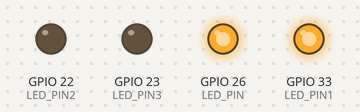
Simulated run of this sketch. Board: ESP32. Parts: output pins drawn as LEDs (lit = HIGH).

Above: at 0.5 s.
At 1.5 s:
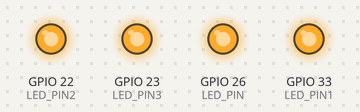
At 2.5 s:
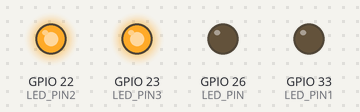
At 3.5 s:
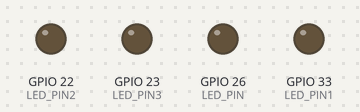
Timing chart, 0 to 5.2 s (numbered marks = the images above):
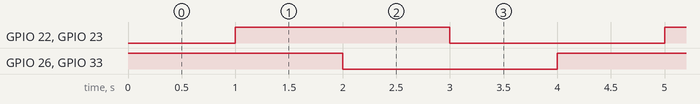

The sketch:

led_blink.ino
```cpp
// #define LED_PIN 26
// #define LED_PIN1 33
// void setup() {
//   pinMode(LED_PIN, OUTPUT);
//   pinMode(LED_PIN1, OUTPUT);
// }

// void loop() {
//   digitalWrite(LED_PIN, HIGH);
//   delay(1000);

//   digitalWrite(LED_PIN, LOW);
//   delay(1000);

//   digitalWrite(LED_PIN1, HIGH);
//   delay(1000);

//   digitalWrite(LED_PIN1, LOW);
//   delay(2000);
// }
#define LED_PIN 26
#define LED_PIN1 33

#define LED_PIN2 22
#define LED_PIN3 23

void setup() {
  pinMode(LED_PIN, OUTPUT);
  pinMode(LED_PIN1, OUTPUT);

  pinMode(LED_PIN2, OUTPUT);
  pinMode(LED_PIN3, OUTPUT);
}

void loop() {
  // Turn BOTH lights ON at the same time
  digitalWrite(LED_PIN, HIGH);
  digitalWrite(LED_PIN1, HIGH);
  delay(1000); // Wait 1 second

  // Turn BOTH lights OFF at the same time
  // digitalWrite(LED_PIN, LOW);
  // digitalWrite(LED_PIN1, LOW);
  // delay(1000); // Wait 1 second


    // Turn BOTH lights ON at the same time
  digitalWrite(LED_PIN2, HIGH);
  digitalWrite(LED_PIN3, HIGH);
  delay(1000); // Wait 1 second

  digitalWrite(LED_PIN, LOW);
  digitalWrite(LED_PIN1, LOW);
  delay(1000); // Wait 1 second


  // Turn BOTH lights OFF at the same time
  digitalWrite(LED_PIN2, LOW);
  digitalWrite(LED_PIN3, LOW);
  delay(1000); // Wait 1 second
}
```

Measured:
- by itself, GPIO 22 (LED_PIN2), GPIO 23 (LED_PIN3), GPIO 26 (LED_PIN), GPIO 33 (LED_PIN1): alternates HIGH for 2.0 s and LOW for 2.0 s
- by itself, everything shown: repeats every 4.0 s, in 4 steps
